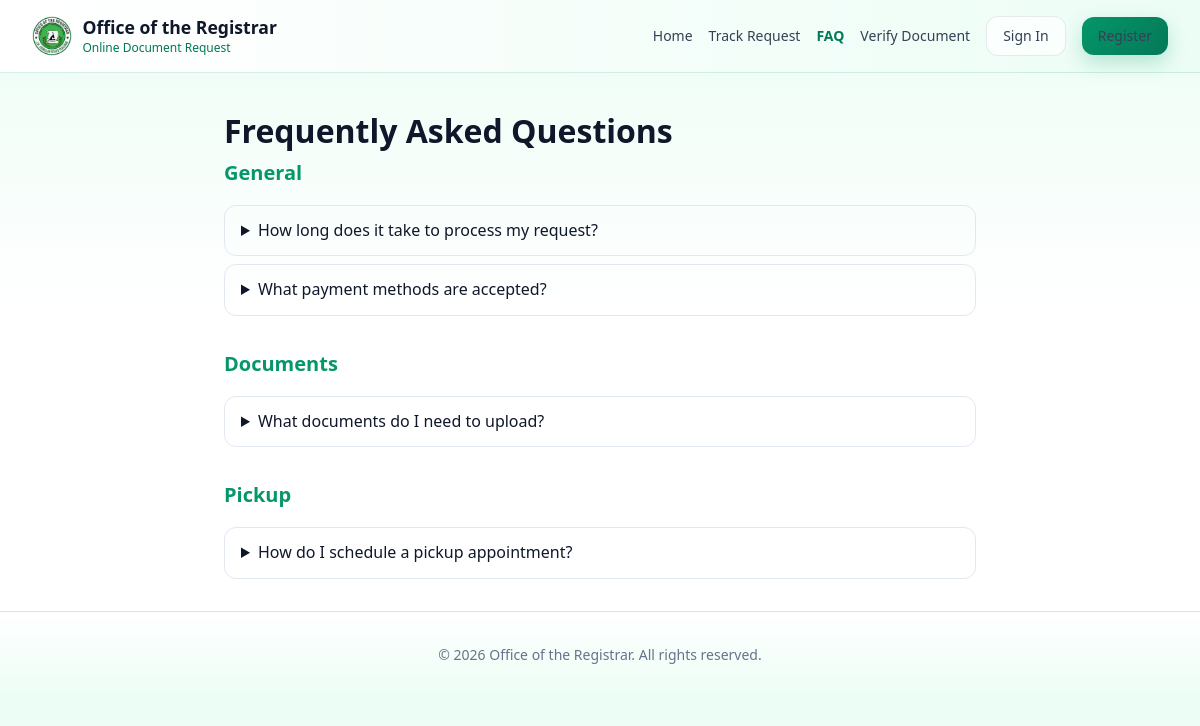
The app's page /faq.php with its own data.
### tables this page shows
CREATE TABLE faqs (
    id INT UNSIGNED AUTO_INCREMENT PRIMARY KEY,
    category VARCHAR(100) DEFAULT 'General',
    question TEXT NOT NULL,
    answer TEXT NOT NULL,
    sort_order INT DEFAULT 0,
    is_active TINYINT(1) DEFAULT 1,
    created_at TIMESTAMP DEFAULT CURRENT_TIMESTAMP
);

### includes/functions.php (called while the page is built, shortened)
<?php
function e(?string $str): string {
    return htmlspecialchars($str ?? '', ENT_QUOTES, 'UTF-8');
}

### faq.php (the view, shortened to what this page needs)
<?php
require_once __DIR__ . '/includes/functions.php';
require_once __DIR__ . '/includes/ui.php';
$db = getDB();
$faqs = $db->query('SELECT * FROM faqs WHERE is_active = 1 ORDER BY sort_order, category')->fetchAll();
$grouped = [];
foreach ($faqs as $faq) {
    $grouped[$faq['category']][] = $faq;
}
?>
<!DOCTYPE html>
<html lang="en">
<head>
    <link rel="stylesheet" href="<?= APP_URL ?>/assets/css/style.css">
    <link rel="stylesheet" href="https://cdnjs.cloudflare.com/ajax/libs/font-awesome/6.5.1/css/all.min.css">
</head>
<body class="landing-page">
<div class="container page-container">
    <h1>Frequently Asked Questions</h1>
    <?php foreach ($grouped as $category => $items): ?>
        <div class="faq-section">
            <h2><?= e($category) ?></h2>
            <?php foreach ($items as $faq): ?>
                <details class="faq-item">
                    <summary><?= e($faq['question']) ?></summary>
                </details>
            <?php endforeach; ?>
        </div>
    <?php endforeach; ?>
</div>
</body>
</html>

### records on screen
faqs: question "How long does it take to process my request?"
faqs: question "What payment methods are accepted?"
faqs: question "What documents do I need to upload?"
faqs: question "How do I schedule a pickup appointment?"

### other values on screen
APP_NAME "Office of the Registrar"
APP_SYSTEM_NAME "Online Document Request"
$link['label'] "Home"
$link['label'] "Track Request"
$link['label'] "FAQ"
$link['label'] "Verify Document"
$link['label'] "Sign In"
$link['label'] "Register"
$category "General"
$category "Documents"
$category "Pickup"
